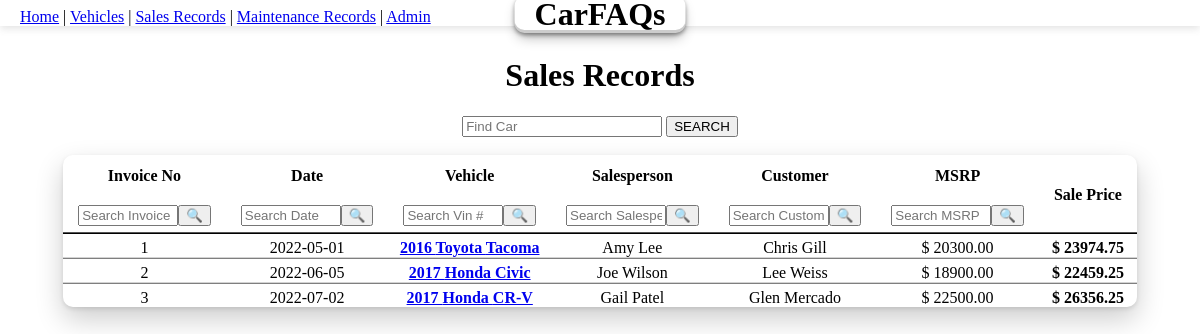
Before: /sales with the older database file.
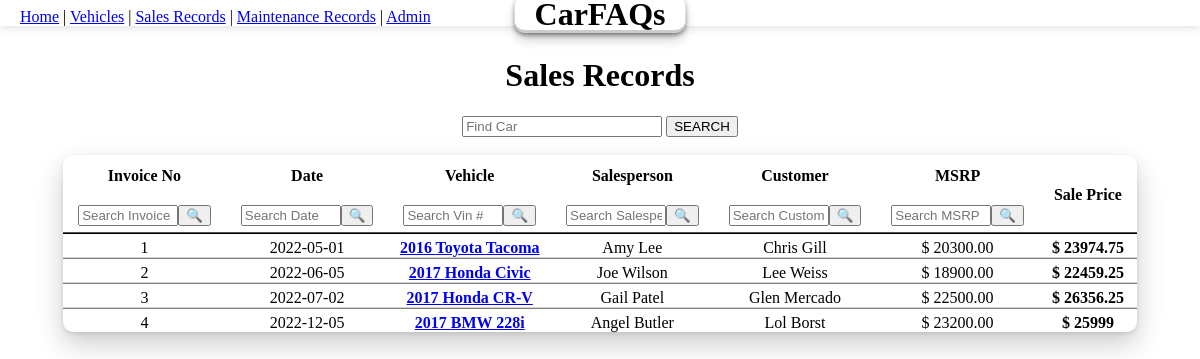
After: the same page with the newer database file.
### app.py (models this page shows, shortened)
class Sales(db.Model):
    s_invoiceNo = db.Column(db.Integer, primary_key = True)
    s_date = db.Column(db.String, unique = False)
    s_VIN = db.Column(db.String, unique = False)
    s_spID = db.Column(db.Integer, unique = False)
    s_cID = db.Column(db.Integer, unique = False)
    s_MSRP = db.Column(db.Integer, unique = False)
    s_totalCost = db.Column(db.Integer, unique = False)

class Vehicle(db.Model):
    v_VIN = db.Column(db.String, primary_key = True)
    v_year = db.Column(db.Integer, unique = False)
    v_make = db.Column(db.String, unique = False)
    v_model = db.Column(db.String, unique = False)
    v_trim = db.Column(db.Integer, unique = False)
    v_color = db.Column(db.Integer, nullable = True, unique = False)
    v_MSRP = db.Column(db.Float, unique = False)
    v_status = db.Column(db.String, unique = False)

class Salesperson(db.Model):
    sp_ID = db.Column(db.Integer, primary_key = True)
    sp_name = db.Column(db.String, unique = False)
    sp_position = db.Column(db.String, unique = False)

class Customer(db.Model):
    c_ID = db.Column(db.Integer, primary_key = True)
    c_name = db.Column(db.String, unique = False)
    c_phone = db.Column(db.String, unique = False)

### app.py (the view, shortened to what this page needs)
@app.route('/sales', methods = ['GET', 'POST'])
def sales():
    if request.method == 'GET':
        sales = (Sales.query.outerjoin(Salesperson, Salesperson.sp_ID==Sales.s_spID)
                            .outerjoin(Customer, Customer.c_ID==Sales.s_cID)
                            .outerjoin(Vehicle, Vehicle.v_VIN==Sales.s_VIN)
                            .add_columns(Salesperson.sp_name, Customer.c_name,Sales.s_invoiceNo,Sales.s_date,
                                        Sales.s_VIN,Sales.s_spID,Sales.s_cID,Sales.s_MSRP,Sales.s_totalCost,
                                        Vehicle.v_year,Vehicle.v_make,Vehicle.v_model,Vehicle.v_VIN)
                            .all())
        return render_template('sales.html', sales=sales)

### templates/sales.html (shortened to what this page needs)
<html>
    <link rel="stylesheet" href="{{ url_for('static', filename='css/login.css') }}">
    <div class = "transbox">
    <head>
        <div class="headerbar">
            <div class="headerbar-Links">
                <p><a href={{ url_for('home') }}>Home</a> |
                    <a href={{ url_for('cars') }}>Vehicles</a> |
                    <a href={{ url_for('sales') }}>Sales Records</a> |
                    <a href={{ url_for('maint') }}>Maintenance Records</a> |
                    <a href={{ url_for('admin') }}>Admin</a>
                    </p>
                <div class="headerbar-Title">
                    <h1 class="title">CarFAQs</h1>
                </div>
            </div>
        </div>
    </head>
    <body>
        <div class = "outerbox">
        <h1 class="pagetitle">Sales Records</h1>
        <form action="/sales" method="post">
            <div id="usrnm" class="txtf">
                <input id="username2" type="text" name="vinS" placeholder="Find Car">
                <input id="button2" type="submit" value="SEARCH">
            </div>
        </form>
        <div class = "innerbox">
        <table>
            <tr>
                <th>Invoice No<form action="/sales1" method="post">
                                <input id="username" type="text" name="v1" placeholder="Search Invoice Number">
                                <input id="button" type="submit" value="&#128269;">
                                </form></th>
                <th>Date<form action="/sales2" method="post">
                                <input id="username" type="text" name="v2" placeholder="Search Date">
                                <input id="button" type="submit" value="&#128269;">
                                </form></th>
                <th>Vehicle<form action="/sales" method="post">
                                <input id="username" type="text" name="vinS" placeholder="Search Vin #">
                                <input id="button" type="submit" value="&#128269;">
                                </form></th>
                <th>Salesperson<form action="/sales3" method="post">
                                <input id="username" type="text" name="v3" placeholder="Search Salesperson">
                                <input id="button" type="submit" value="&#128269;">
                                </form></th>
                <th>Customer<form action="/sales4" method="post">
                                <input id="username" type="text" name="v4" placeholder="Search Customer">
                                <input id="button" type="submit" value="&#128269;">
                                </form></th>
                <th>MSRP<form action="/sales5" method="post">
                                <input id="username" type="text" name="v5" placeholder="Search MSRP">
                                <input id="button" type="submit" value="&#128269;">
                                </form></th>
                <th>Sale Price</th>
            </tr>
            {% for eachSale in sales %}
                <tr>
                    <td>{{ eachSale.s_invoiceNo }}</td>
                    <td>{{ eachSale.s_date }}</td>
                    <td class="bold"><a href="cars/{{ eachSale.s_VIN }}/0">{{ eachSale.v_year }} {{ eachSale.v_make }} {{ eachSale.v_model}}</a></td>
                    <td>{{ eachSale.sp_name }}</td>
                    <td>{{ eachSale.c_name}}</td>
                    <td>$ {{ eachSale.s_MSRP}}.00</td>
                    <td class="bold">$ {{ eachSale.s_totalCost}}</td>
                </tr>
                {% endfor %}
        </table>
        </div>
    </body>
    <link href = "{{ url_for('static', filename='css/login.css') }}" rel = " stylesheet">
</html>

### static/css/login.css (style rules this page uses)
h1 { text-align: center; }
table { border-radius: 10px; border-collapse: collapse; margin-left: auto; margin-right: auto; box-shadow: rgba(0, 0, 0, 0.2) 0px 12px 28px 0px, rgba(0, 0, 0, 0.1) 0px 2px 4px 0px, rgba(255, 255, 255, 0.05) 0px 0px 0px 1px inset; }
th { border-bottom: 2px inset black; padding: 12px 15px 8px 15px; }
td ,tr { padding: 5px 10px 0px 10px; justify-content: center; text-align: center; }
td { border-top: 2px inset lightgray; }
input[type=text] { margin-bottom:2px; }
.headerbar { background-color: white; position: relative; margin: -18px -8px 0px -8px; box-shadow: rgba(99, 99, 99, 0.2) 0px 2px 8px 0px; }
.headerbar-Links { text-align: left; padding: 2px 0px 0px 20px; }
h1.title { font-weight:900; position:absolute; left: 50%; transform: translateX(-50%); top: -15px; background-color: white; border-radius: 10px; padding: 0px 20px; box-shadow: rgba(0, 0, 0, 0.4) 0px 2px 4px, rgba(0, 0, 0, 0.3) 0px 7px 13px -3px, rgba(0, 0, 0, 0.2) 0px -3px 0px inset; }
h1.pagetitle { padding-top: 10px; }
.bold { font-weight:900; }
#usrnm { text-align: center; justify-content: center; }
#username { width: 100px; }
#username2 { width: 200px; }
#button { margin-left:-4px; }
#button2 { text-align: center; }
label.label, #username,#button { position:relative; top: 20px; }

Changed rows visible on the page:
added Sales: s_invoiceNo "4", s_date "2022-12-05", v_year "2017", v_make "BMW", v_model "228i", sp_name "Angel Butler", c_name "Lol Borst", s_MSRP "23200", s_totalCost "25999"
